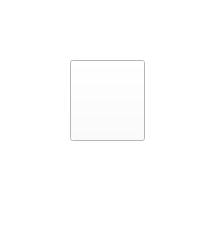
<?xml version="1.0" encoding="UTF-8"?>
<ui version="4.0">
 <class>MainWindow</class>
 <widget class="QMainWindow" name="MainWindow">
  <property name="geometry">
   <rect>
    <x>0</x>
    <y>0</y>
    <width>204</width>
    <height>244</height>
   </rect>
  </property>
  <property name="windowTitle">
   <string>MainWindow</string>
  </property>
  <property name="styleSheet">
   <string notr="true">background-color: rgb(255, 255, 255);</string>
  </property>
  <widget class="QWidget" name="centralwidget">
   <widget class="QPushButton" name="pushButton">
    <property name="geometry">
     <rect>
      <x>70</x>
      <y>60</y>
      <width>75</width>
      <height>81</height>
     </rect>
    </property>
    <property name="text">
     <string/>
    </property>
    <property name="icon">
     <iconset>
      <normaloff>../../Downloads/photo_2023-11-04_01-17-44.jpg</normaloff>../../Downloads/photo_2023-11-04_01-17-44.jpg</iconset>
    </property>
    <property name="iconSize">
     <size>
      <width>90</width>
      <height>90</height>
     </size>
    </property>
   </widget>
  </widget>
 </widget>
 <resources/>
 <connections/>
</ui>
